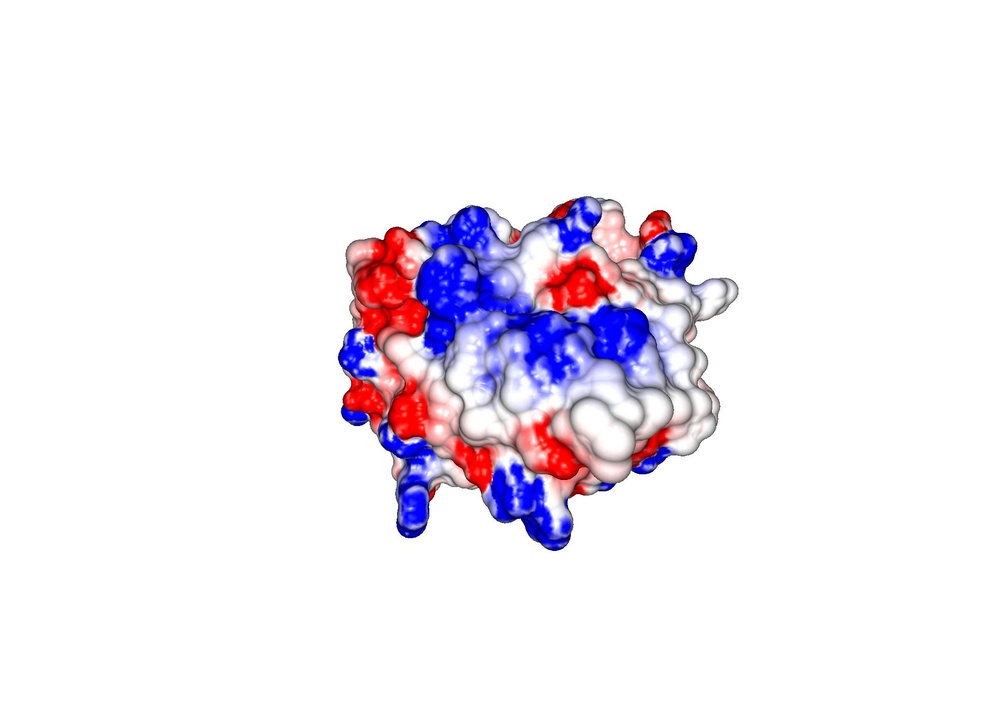
#> input picture data/images/grasp/A0201_0001_V5.jpg, 994 x 710 px, shrunk from 2100 x 1500 before the run, found by its file name
$ python spyder9.py
#> lines starting #> are read from the running program, lines starting #| are printed output that depends on the picture
#!/usr/bin/env python3
# -*- coding: utf-8 -*-
"""
Created on Sat Dec 26 18:06:27 2020
!pip install scikit-image
!pip install opencv-python
!pip install tifffile

*If want to use Pillow library = does not import images as numpy array
You can convert using numpy.asarray(img)
@author: bragatte
"""
#scikit-learn
from skimage import io #read RGB
imgsG1 = io.imread('/home/bragatte/Documentos/GitHub/Crosstope/data/images/grasp/A0201_0001_V5.jpg')
#> imgsG1 is the input picture: shape (710, 994, 3); mean R, G, B 241.2, 235.6, 243.9
imgsP2 = io.imread('/home/bragatte/Documentos/GitHub/Crosstope/data/images/pymol/A0201_0002.png')
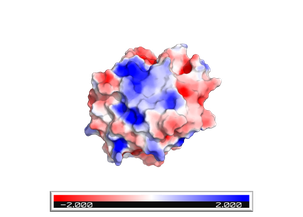
#> input picture data/images/pymol/A0201_0002.png, 303 x 217 px, shrunk from 640 x 459 before the run, found by its file name
#> imgsP2 is the input picture: shape (217, 303, 4); mean R, G, B, A 44.4, 35.4, 44.4, 60.5
imgsCt = io.imread('/home/bragatte/Documentos/GitHub/Crosstope/data/images/chimeraX/YLKPTTFML_A0201.jpg')
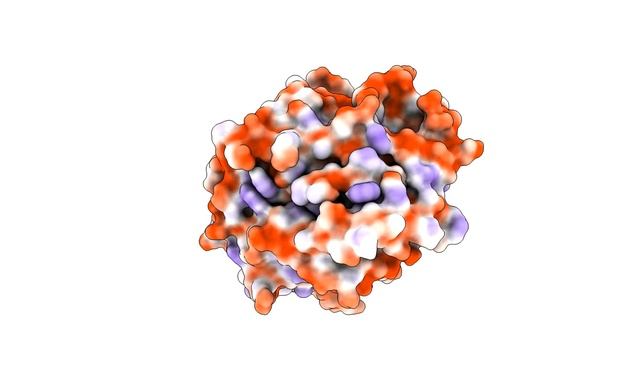
#> input picture data/images/chimeraX/YLKPTTFML_A0201.jpg, 634 x 375 px, shrunk from 1339 x 792 before the run, found by its file name
#> imgsCt is the input picture: shape (375, 634, 3); mean R, G, B 243.8, 231, 227.6
imgst = io.imread('/home/bragatte/Documentos/GitHub/Crosstope/data/images/mas.jpeg')
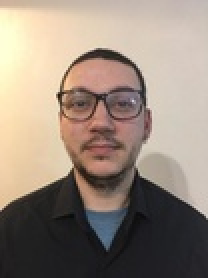
#> input picture data/images/mas.jpeg, 104 x 139 px, shrunk from 220 x 293 before the run, found by its file name (shown 2 times larger)
#> imgst is the input picture: shape (139, 104, 3); mean R, G, B 151.3, 136.4, 123.4
#> (the run stopped early here; a loop or call above may not have finished)
